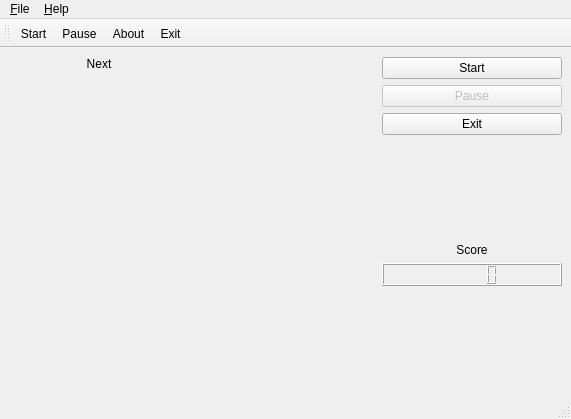
<?xml version="1.0" encoding="UTF-8"?>
<ui version="4.0">
 <class>MainWindow</class>
 <widget class="QMainWindow" name="MainWindow">
  <property name="geometry">
   <rect>
    <x>0</x>
    <y>0</y>
    <width>571</width>
    <height>419</height>
   </rect>
  </property>
  <property name="windowTitle">
   <string>lab5</string>
  </property>
  <property name="windowIcon">
   <iconset resource="qt10_lab5.qrc">
    <normaloff>:/pics/images/Tetris.png</normaloff>:/pics/images/Tetris.png</iconset>
  </property>
  <widget class="QWidget" name="centralwidget">
   <layout class="QHBoxLayout" name="horizontalLayout">
    <item>
     <layout class="QVBoxLayout" name="verticalLayout_left">
      <item>
       <widget class="QLabel" name="label_next_item">
        <property name="text">
         <string>Next</string>
        </property>
        <property name="alignment">
         <set>Qt::AlignCenter</set>
        </property>
       </widget>
      </item>
      <item>
       <widget class="NextFigure" name="next_figure" native="true">
        <property name="rows" stdset="0">
         <number>8</number>
        </property>
        <property name="cols" stdset="0">
         <number>5</number>
        </property>
       </widget>
      </item>
      <item>
       <spacer name="verticalSpacer_3">
        <property name="orientation">
         <enum>Qt::Vertical</enum>
        </property>
        <property name="sizeHint" stdset="0">
         <size>
          <width>20</width>
          <height>40</height>
         </size>
        </property>
       </spacer>
      </item>
     </layout>
    </item>
    <item>
     <widget class="MyGlass" name="my_glass" native="true">
      <property name="focusPolicy">
       <enum>Qt::StrongFocus</enum>
      </property>
      <property name="rows" stdset="0">
       <number>20</number>
      </property>
      <property name="cols" stdset="0">
       <number>15</number>
      </property>
     </widget>
    </item>
    <item>
     <layout class="QVBoxLayout" name="verticalLayout_right">
      <item>
       <widget class="QPushButton" name="btn_start">
        <property name="text">
         <string>Start</string>
        </property>
        <property name="icon">
         <iconset resource="qt10_lab5.qrc">
          <normaloff>:/icons/images/iconNewGame.ico</normaloff>:/icons/images/iconNewGame.ico</iconset>
        </property>
       </widget>
      </item>
      <item>
       <widget class="PauseButton" name="btn_pause">
        <property name="enabled">
         <bool>false</bool>
        </property>
        <property name="text">
         <string>Pause</string>
        </property>
        <property name="icon">
         <iconset resource="qt10_lab5.qrc">
          <normaloff>:/icons/images/iconInstructions.ico</normaloff>:/icons/images/iconInstructions.ico</iconset>
        </property>
       </widget>
      </item>
      <item>
       <widget class="QPushButton" name="btn_exit">
        <property name="text">
         <string>Exit</string>
        </property>
        <property name="icon">
         <iconset resource="qt10_lab5.qrc">
          <normaloff>:/icons/images/iconExit.ico</normaloff>:/icons/images/iconExit.ico</iconset>
        </property>
       </widget>
      </item>
      <item>
       <spacer name="verticalSpacer_1">
        <property name="orientation">
         <enum>Qt::Vertical</enum>
        </property>
        <property name="sizeHint" stdset="0">
         <size>
          <width>20</width>
          <height>40</height>
         </size>
        </property>
       </spacer>
      </item>
      <item>
       <widget class="QLabel" name="label_score">
        <property name="text">
         <string>Score</string>
        </property>
        <property name="alignment">
         <set>Qt::AlignCenter</set>
        </property>
       </widget>
      </item>
      <item>
       <widget class="QLCDNumber" name="lcd_num">
        <property name="font">
         <font>
          <pointsize>8</pointsize>
          <weight>50</weight>
          <bold>false</bold>
          <kerning>false</kerning>
         </font>
        </property>
        <property name="frameShape">
         <enum>QFrame::Box</enum>
        </property>
       </widget>
      </item>
      <item>
       <spacer name="verticalSpacer_2">
        <property name="orientation">
         <enum>Qt::Vertical</enum>
        </property>
        <property name="sizeHint" stdset="0">
         <size>
          <width>20</width>
          <height>40</height>
         </size>
        </property>
       </spacer>
      </item>
     </layout>
    </item>
   </layout>
  </widget>
  <widget class="QMenuBar" name="menubar">
   <property name="geometry">
    <rect>
     <x>0</x>
     <y>0</y>
     <width>571</width>
     <height>21</height>
    </rect>
   </property>
   <widget class="QMenu" name="menuGame">
    <property name="title">
     <string>&amp;File</string>
    </property>
    <addaction name="actionStart"/>
    <addaction name="actionExit"/>
   </widget>
   <widget class="QMenu" name="menuHelp">
    <property name="title">
     <string>&amp;Help</string>
    </property>
    <addaction name="actionAbout"/>
   </widget>
   <addaction name="menuGame"/>
   <addaction name="menuHelp"/>
  </widget>
  <widget class="QStatusBar" name="statusbar"/>
  <widget class="QToolBar" name="toolBar">
   <property name="windowTitle">
    <string>toolBar</string>
   </property>
   <attribute name="toolBarArea">
    <enum>TopToolBarArea</enum>
   </attribute>
   <attribute name="toolBarBreak">
    <bool>false</bool>
   </attribute>
   <addaction name="actionStart"/>
   <addaction name="actionPause"/>
   <addaction name="actionAbout"/>
   <addaction name="actionExit"/>
  </widget>
  <action name="actionStart">
   <property name="icon">
    <iconset resource="qt10_lab5.qrc">
     <normaloff>:/icons/images/iconNewGame.ico</normaloff>:/icons/images/iconNewGame.ico</iconset>
   </property>
   <property name="text">
    <string>Start</string>
   </property>
  </action>
  <action name="actionAbout">
   <property name="icon">
    <iconset resource="qt10_lab5.qrc">
     <normaloff>:/icons/images/iconInfo.ico</normaloff>:/icons/images/iconInfo.ico</iconset>
   </property>
   <property name="text">
    <string>About</string>
   </property>
  </action>
  <action name="actionExit">
   <property name="icon">
    <iconset resource="qt10_lab5.qrc">
     <normaloff>:/icons/images/iconExit.ico</normaloff>:/icons/images/iconExit.ico</iconset>
   </property>
   <property name="text">
    <string>Exit</string>
   </property>
  </action>
  <action name="actionPause">
   <property name="icon">
    <iconset resource="qt10_lab5.qrc">
     <normaloff>:/icons/images/iconInstructions.ico</normaloff>:/icons/images/iconInstructions.ico</iconset>
   </property>
   <property name="text">
    <string>Pause</string>
   </property>
   <property name="toolTip">
    <string>Pause</string>
   </property>
   <property name="shortcut">
    <string>Ctrl+Q</string>
   </property>
  </action>
 </widget>
 <customwidgets>
  <customwidget>
   <class>MyGlass</class>
   <extends>QWidget</extends>
   <header>myglass.h</header>
   <container>1</container>
   <slots>
    <signal>signal_next_figure(MyFigure*)</signal>
    <signal>signal_set_score(int)</signal>
    <signal>signal_pause_btn_enabled(bool)</signal>
    <signal>signal_game_over(int)</signal>
    <slot>slot_start_game()</slot>
    <slot>slot_pause_game(bool)</slot>
   </slots>
  </customwidget>
  <customwidget>
   <class>NextFigure</class>
   <extends>QWidget</extends>
   <header>nextfigure.h</header>
   <container>1</container>
   <slots>
    <slot>slot_next_figure(MyFigure*)</slot>
   </slots>
  </customwidget>
  <customwidget>
   <class>PauseButton</class>
   <extends>QPushButton</extends>
   <header>pausebutton.h</header>
   <slots>
    <signal>signal_pause_game(bool)</signal>
    <slot>slot_btn_enabled(bool)</slot>
    <slot>slot_toggle_state()</slot>
   </slots>
  </customwidget>
 </customwidgets>
 <resources>
  <include location="qt10_lab5.qrc"/>
 </resources>
 <connections>
  <connection>
   <sender>actionStart</sender>
   <signal>triggered()</signal>
   <receiver>my_glass</receiver>
   <slot>slot_start_game()</slot>
   <hints>
    <hint type="sourcelabel">
     <x>-1</x>
     <y>-1</y>
    </hint>
    <hint type="destinationlabel">
     <x>289</x>
     <y>226</y>
    </hint>
   </hints>
  </connection>
  <connection>
   <sender>btn_start</sender>
   <signal>clicked()</signal>
   <receiver>actionStart</receiver>
   <slot>trigger()</slot>
   <hints>
    <hint type="sourcelabel">
     <x>479</x>
     <y>54</y>
    </hint>
    <hint type="destinationlabel">
     <x>-1</x>
     <y>-1</y>
    </hint>
   </hints>
  </connection>
  <connection>
   <sender>my_glass</sender>
   <signal>signal_next_figure(MyFigure*)</signal>
   <receiver>next_figure</receiver>
   <slot>slot_next_figure(MyFigure*)</slot>
   <hints>
    <hint type="sourcelabel">
     <x>285</x>
     <y>215</y>
    </hint>
    <hint type="destinationlabel">
     <x>98</x>
     <y>61</y>
    </hint>
   </hints>
  </connection>
  <connection>
   <sender>my_glass</sender>
   <signal>signal_set_score(int)</signal>
   <receiver>lcd_num</receiver>
   <slot>display(int)</slot>
   <hints>
    <hint type="sourcelabel">
     <x>285</x>
     <y>215</y>
    </hint>
    <hint type="destinationlabel">
     <x>471</x>
     <y>269</y>
    </hint>
   </hints>
  </connection>
  <connection>
   <sender>my_glass</sender>
   <signal>signal_pause_btn_enabled(bool)</signal>
   <receiver>btn_pause</receiver>
   <slot>slot_btn_enabled(bool)</slot>
   <hints>
    <hint type="sourcelabel">
     <x>285</x>
     <y>215</y>
    </hint>
    <hint type="destinationlabel">
     <x>471</x>
     <y>83</y>
    </hint>
   </hints>
  </connection>
  <connection>
   <sender>btn_pause</sender>
   <signal>signal_pause_game(bool)</signal>
   <receiver>my_glass</receiver>
   <slot>slot_pause_game(bool)</slot>
   <hints>
    <hint type="sourcelabel">
     <x>471</x>
     <y>83</y>
    </hint>
    <hint type="destinationlabel">
     <x>285</x>
     <y>215</y>
    </hint>
   </hints>
  </connection>
  <connection>
   <sender>actionExit</sender>
   <signal>triggered()</signal>
   <receiver>MainWindow</receiver>
   <slot>close()</slot>
   <hints>
    <hint type="sourcelabel">
     <x>-1</x>
     <y>-1</y>
    </hint>
    <hint type="destinationlabel">
     <x>285</x>
     <y>209</y>
    </hint>
   </hints>
  </connection>
  <connection>
   <sender>btn_exit</sender>
   <signal>clicked()</signal>
   <receiver>actionExit</receiver>
   <slot>trigger()</slot>
   <hints>
    <hint type="sourcelabel">
     <x>471</x>
     <y>136</y>
    </hint>
    <hint type="destinationlabel">
     <x>-1</x>
     <y>-1</y>
    </hint>
   </hints>
  </connection>
  <connection>
   <sender>actionPause</sender>
   <signal>triggered()</signal>
   <receiver>btn_pause</receiver>
   <slot>slot_toggle_state()</slot>
   <hints>
    <hint type="sourcelabel">
     <x>-1</x>
     <y>-1</y>
    </hint>
    <hint type="destinationlabel">
     <x>471</x>
     <y>106</y>
    </hint>
   </hints>
  </connection>
  <connection>
   <sender>btn_pause</sender>
   <signal>clicked()</signal>
   <receiver>actionPause</receiver>
   <slot>trigger()</slot>
   <hints>
    <hint type="sourcelabel">
     <x>471</x>
     <y>106</y>
    </hint>
    <hint type="destinationlabel">
     <x>-1</x>
     <y>-1</y>
    </hint>
   </hints>
  </connection>
  <connection>
   <sender>my_glass</sender>
   <signal>signal_game_over(int)</signal>
   <receiver>MainWindow</receiver>
   <slot>slot_game_over(int)</slot>
   <hints>
    <hint type="sourcelabel">
     <x>285</x>
     <y>226</y>
    </hint>
    <hint type="destinationlabel">
     <x>285</x>
     <y>209</y>
    </hint>
   </hints>
  </connection>
 </connections>
 <slots>
  <slot>slot_game_over(int)</slot>
 </slots>
</ui>
